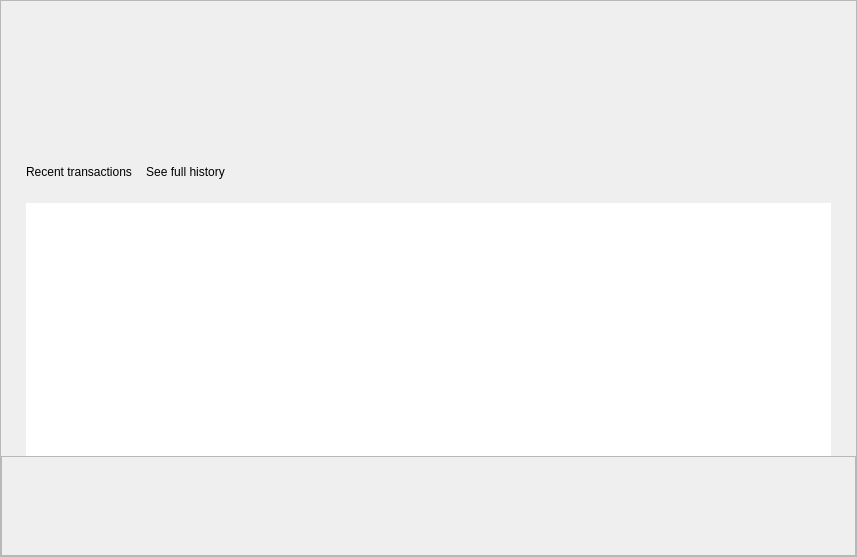
<?xml version="1.0" encoding="UTF-8"?>
<ui version="4.0">
 <class>OverviewFrame</class>
 <widget class="QFrame" name="OverviewFrame">
  <property name="geometry">
   <rect>
    <x>0</x>
    <y>0</y>
    <width>857</width>
    <height>557</height>
   </rect>
  </property>
  <property name="windowTitle">
   <string>Frame</string>
  </property>
  <property name="frameShape">
   <enum>QFrame::Shape::StyledPanel</enum>
  </property>
  <property name="frameShadow">
   <enum>QFrame::Shadow::Raised</enum>
  </property>
  <layout class="QVBoxLayout" name="verticalLayout" stretch="0,0,0,0,1,0">
   <property name="spacing">
    <number>0</number>
   </property>
   <property name="leftMargin">
    <number>0</number>
   </property>
   <property name="topMargin">
    <number>0</number>
   </property>
   <property name="rightMargin">
    <number>0</number>
   </property>
   <property name="bottomMargin">
    <number>0</number>
   </property>
   <item>
    <widget class="WalletGui::OverviewHeaderFrame" name="m_overviewHeaderFrame">
     <property name="minimumSize">
      <size>
       <width>0</width>
       <height>150</height>
      </size>
     </property>
     <property name="frameShape">
      <enum>QFrame::Shape::NoFrame</enum>
     </property>
     <property name="frameShadow">
      <enum>QFrame::Shadow::Raised</enum>
     </property>
    </widget>
   </item>
   <item>
    <spacer name="verticalSpacer_2">
     <property name="orientation">
      <enum>Qt::Orientation::Vertical</enum>
     </property>
     <property name="sizeType">
      <enum>QSizePolicy::Policy::Fixed</enum>
     </property>
     <property name="sizeHint" stdset="0">
      <size>
       <width>10</width>
       <height>10</height>
      </size>
     </property>
    </spacer>
   </item>
   <item>
    <layout class="QHBoxLayout" name="horizontalLayout">
     <property name="spacing">
      <number>10</number>
     </property>
     <property name="leftMargin">
      <number>25</number>
     </property>
     <item>
      <widget class="WalletGui::WalletHeaderLabel" name="m_overviewTransactionsTextLabel">
       <property name="text">
        <string>Recent transactions</string>
       </property>
       <property name="indent">
        <number>0</number>
       </property>
      </widget>
     </item>
     <item>
      <widget class="WalletGui::WalletTinyLinkLikeButton" name="m_allTransactionsButton">
       <property name="cursor">
        <cursorShape>PointingHandCursor</cursorShape>
       </property>
       <property name="focusPolicy">
        <enum>Qt::FocusPolicy::NoFocus</enum>
       </property>
       <property name="text">
        <string>See full history</string>
       </property>
       <property name="flat">
        <bool>true</bool>
       </property>
      </widget>
     </item>
     <item>
      <spacer name="horizontalSpacer">
       <property name="orientation">
        <enum>Qt::Orientation::Horizontal</enum>
       </property>
       <property name="sizeHint" stdset="0">
        <size>
         <width>40</width>
         <height>20</height>
        </size>
       </property>
      </spacer>
     </item>
    </layout>
   </item>
   <item>
    <spacer name="verticalSpacer">
     <property name="orientation">
      <enum>Qt::Orientation::Vertical</enum>
     </property>
     <property name="sizeType">
      <enum>QSizePolicy::Policy::Fixed</enum>
     </property>
     <property name="sizeHint" stdset="0">
      <size>
       <width>20</width>
       <height>20</height>
      </size>
     </property>
    </spacer>
   </item>
   <item>
    <layout class="QHBoxLayout" name="horizontalLayout_3">
     <property name="spacing">
      <number>0</number>
     </property>
     <item>
      <spacer name="horizontalSpacer_2">
       <property name="orientation">
        <enum>Qt::Orientation::Horizontal</enum>
       </property>
       <property name="sizeType">
        <enum>QSizePolicy::Policy::Fixed</enum>
       </property>
       <property name="sizeHint" stdset="0">
        <size>
         <width>25</width>
         <height>20</height>
        </size>
       </property>
      </spacer>
     </item>
     <item>
      <widget class="WalletGui::WalletTableView" name="m_recentTransactionsView">
       <property name="enabled">
        <bool>true</bool>
       </property>
       <property name="focusPolicy">
        <enum>Qt::FocusPolicy::NoFocus</enum>
       </property>
       <property name="frameShape">
        <enum>QFrame::Shape::NoFrame</enum>
       </property>
       <property name="verticalScrollBarPolicy">
        <enum>Qt::ScrollBarPolicy::ScrollBarAlwaysOff</enum>
       </property>
       <property name="editTriggers">
        <set>QAbstractItemView::EditTrigger::NoEditTriggers</set>
       </property>
       <property name="alternatingRowColors">
        <bool>true</bool>
       </property>
       <property name="selectionMode">
        <enum>QAbstractItemView::SelectionMode::NoSelection</enum>
       </property>
       <property name="selectionBehavior">
        <enum>QAbstractItemView::SelectionBehavior::SelectItems</enum>
       </property>
       <property name="textElideMode">
        <enum>Qt::TextElideMode::ElideMiddle</enum>
       </property>
       <property name="verticalScrollMode">
        <enum>QAbstractItemView::ScrollMode::ScrollPerPixel</enum>
       </property>
       <property name="showGrid">
        <bool>false</bool>
       </property>
       <property name="wordWrap">
        <bool>false</bool>
       </property>
       <property name="cornerButtonEnabled">
        <bool>false</bool>
       </property>
       <attribute name="horizontalHeaderHighlightSections">
        <bool>false</bool>
       </attribute>
       <attribute name="verticalHeaderVisible">
        <bool>false</bool>
       </attribute>
      </widget>
     </item>
     <item>
      <spacer name="horizontalSpacer_9">
       <property name="orientation">
        <enum>Qt::Orientation::Horizontal</enum>
       </property>
       <property name="sizeType">
        <enum>QSizePolicy::Policy::Fixed</enum>
       </property>
       <property name="sizeHint" stdset="0">
        <size>
         <width>25</width>
         <height>20</height>
        </size>
       </property>
      </spacer>
     </item>
    </layout>
   </item>
   <item>
    <widget class="QFrame" name="m_newsFrame">
     <property name="minimumSize">
      <size>
       <width>0</width>
       <height>100</height>
      </size>
     </property>
     <property name="frameShape">
      <enum>QFrame::Shape::StyledPanel</enum>
     </property>
     <property name="frameShadow">
      <enum>QFrame::Shadow::Raised</enum>
     </property>
     <layout class="QHBoxLayout" name="horizontalLayout_4">
      <property name="spacing">
       <number>0</number>
      </property>
      <property name="leftMargin">
       <number>0</number>
      </property>
      <property name="topMargin">
       <number>0</number>
      </property>
      <property name="rightMargin">
       <number>0</number>
      </property>
      <property name="bottomMargin">
       <number>0</number>
      </property>
     </layout>
    </widget>
   </item>
  </layout>
 </widget>
 <customwidgets>
  <customwidget>
   <class>WalletGui::WalletTinyLinkLikeButton</class>
   <extends>QPushButton</extends>
   <header>Gui/Common/WalletLinkLikeButton.h</header>
  </customwidget>
  <customwidget>
   <class>WalletGui::WalletHeaderLabel</class>
   <extends>QLabel</extends>
   <header>Gui/Common/WalletTextLabel.h</header>
  </customwidget>
  <customwidget>
   <class>WalletGui::WalletTableView</class>
   <extends>QTableView</extends>
   <header>Gui/Common/WalletTableView.h</header>
  </customwidget>
  <customwidget>
   <class>WalletGui::OverviewHeaderFrame</class>
   <extends>QFrame</extends>
   <header>Gui/Overview/OverviewHeaderFrame.h</header>
   <container>1</container>
  </customwidget>
 </customwidgets>
 <resources/>
 <connections>
  <connection>
   <sender>m_recentTransactionsView</sender>
   <signal>doubleClicked(QModelIndex)</signal>
   <receiver>OverviewFrame</receiver>
   <slot>showTransactionDetails(QModelIndex)</slot>
   <hints>
    <hint type="sourcelabel">
     <x>428</x>
     <y>265</y>
    </hint>
    <hint type="destinationlabel">
     <x>428</x>
     <y>278</y>
    </hint>
   </hints>
  </connection>
 </connections>
 <slots>
  <slot>showTransactionDetails(QModelIndex)</slot>
 </slots>
</ui>
